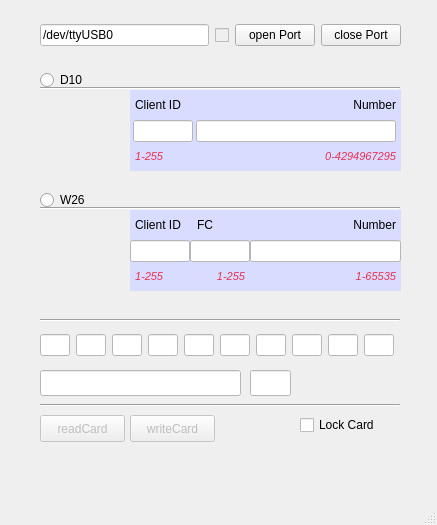
<?xml version="1.0" encoding="UTF-8"?>
<ui version="4.0">
 <class>d302reader</class>
 <widget class="QMainWindow" name="d302reader">
  <property name="geometry">
   <rect>
    <x>0</x>
    <y>0</y>
    <width>437</width>
    <height>525</height>
   </rect>
  </property>
  <property name="windowTitle">
   <string>D302 Reader</string>
  </property>
  <widget class="QWidget" name="centralwidget">
   <widget class="QWidget" name="horizontalLayoutWidget">
    <property name="geometry">
     <rect>
      <x>40</x>
      <y>20</y>
      <width>361</width>
      <height>31</height>
     </rect>
    </property>
    <layout class="QHBoxLayout" name="horizontalLayout">
     <item>
      <widget class="QLineEdit" name="text_port">
       <property name="styleSheet">
        <string notr="true">background: white;</string>
       </property>
       <property name="text">
        <string>/dev/ttyUSB0</string>
       </property>
      </widget>
     </item>
     <item>
      <widget class="QCheckBox" name="port_open_check">
       <property name="enabled">
        <bool>false</bool>
       </property>
       <property name="styleSheet">
        <string notr="true"/>
       </property>
       <property name="text">
        <string/>
       </property>
       <property name="checked">
        <bool>false</bool>
       </property>
      </widget>
     </item>
     <item>
      <widget class="QPushButton" name="btn_port_open">
       <property name="text">
        <string>open Port</string>
       </property>
       <attribute name="buttonGroup">
        <string notr="true">portButtonGroup</string>
       </attribute>
      </widget>
     </item>
     <item>
      <widget class="QPushButton" name="btn_port_close">
       <property name="text">
        <string>close Port</string>
       </property>
       <attribute name="buttonGroup">
        <string notr="true">portButtonGroup</string>
       </attribute>
      </widget>
     </item>
    </layout>
   </widget>
   <widget class="QPushButton" name="btn_card_read">
    <property name="enabled">
     <bool>false</bool>
    </property>
    <property name="geometry">
     <rect>
      <x>40</x>
      <y>415</y>
      <width>85</width>
      <height>27</height>
     </rect>
    </property>
    <property name="text">
     <string>readCard</string>
    </property>
   </widget>
   <widget class="QPushButton" name="btn_card_write">
    <property name="enabled">
     <bool>false</bool>
    </property>
    <property name="geometry">
     <rect>
      <x>130</x>
      <y>415</y>
      <width>85</width>
      <height>27</height>
     </rect>
    </property>
    <property name="text">
     <string>writeCard</string>
    </property>
   </widget>
   <widget class="QCheckBox" name="card_lock">
    <property name="geometry">
     <rect>
      <x>300</x>
      <y>415</y>
      <width>101</width>
      <height>20</height>
     </rect>
    </property>
    <property name="text">
     <string>Lock Card</string>
    </property>
   </widget>
   <widget class="QLineEdit" name="text_card_hex">
    <property name="enabled">
     <bool>true</bool>
    </property>
    <property name="geometry">
     <rect>
      <x>40</x>
      <y>370</y>
      <width>201</width>
      <height>26</height>
     </rect>
    </property>
    <property name="layoutDirection">
     <enum>Qt::RightToLeft</enum>
    </property>
    <property name="styleSheet">
     <string notr="true">background: white;</string>
    </property>
    <property name="alignment">
     <set>Qt::AlignJustify|Qt::AlignVCenter</set>
    </property>
    <property name="readOnly">
     <bool>false</bool>
    </property>
    <property name="placeholderText">
     <string notr="true"/>
    </property>
   </widget>
   <widget class="QTextEdit" name="message_box">
    <property name="enabled">
     <bool>false</bool>
    </property>
    <property name="geometry">
     <rect>
      <x>40</x>
      <y>450</y>
      <width>361</width>
      <height>41</height>
     </rect>
    </property>
    <property name="styleSheet">
     <string notr="true">background: transparent; color:red;</string>
    </property>
   </widget>
   <widget class="QWidget" name="horizontalLayoutWidget_3">
    <property name="enabled">
     <bool>false</bool>
    </property>
    <property name="geometry">
     <rect>
      <x>40</x>
      <y>330</y>
      <width>361</width>
      <height>31</height>
     </rect>
    </property>
    <layout class="QHBoxLayout" name="horizontalLayout_9">
     <item>
      <widget class="QLineEdit" name="text_card_hex_0">
       <property name="enabled">
        <bool>false</bool>
       </property>
       <property name="maximumSize">
        <size>
         <width>30</width>
         <height>16777215</height>
        </size>
       </property>
       <property name="styleSheet">
        <string notr="true">background: white; color: blue;</string>
       </property>
       <property name="alignment">
        <set>Qt::AlignCenter</set>
       </property>
       <property name="readOnly">
        <bool>true</bool>
       </property>
       <property name="placeholderText">
        <string notr="true"/>
       </property>
      </widget>
     </item>
     <item>
      <widget class="QLineEdit" name="text_card_hex_1">
       <property name="enabled">
        <bool>false</bool>
       </property>
       <property name="maximumSize">
        <size>
         <width>30</width>
         <height>16777215</height>
        </size>
       </property>
       <property name="styleSheet">
        <string notr="true">background: white; color: blue;</string>
       </property>
       <property name="alignment">
        <set>Qt::AlignCenter</set>
       </property>
       <property name="readOnly">
        <bool>true</bool>
       </property>
       <property name="placeholderText">
        <string notr="true"/>
       </property>
      </widget>
     </item>
     <item>
      <widget class="QLineEdit" name="text_card_hex_2">
       <property name="enabled">
        <bool>false</bool>
       </property>
       <property name="maximumSize">
        <size>
         <width>30</width>
         <height>16777215</height>
        </size>
       </property>
       <property name="styleSheet">
        <string notr="true">background: white; color: blue;</string>
       </property>
       <property name="alignment">
        <set>Qt::AlignCenter</set>
       </property>
       <property name="readOnly">
        <bool>true</bool>
       </property>
       <property name="placeholderText">
        <string notr="true"/>
       </property>
      </widget>
     </item>
     <item>
      <widget class="QLineEdit" name="text_card_hex_3">
       <property name="enabled">
        <bool>false</bool>
       </property>
       <property name="maximumSize">
        <size>
         <width>30</width>
         <height>16777215</height>
        </size>
       </property>
       <property name="styleSheet">
        <string notr="true">background: white; color: blue;</string>
       </property>
       <property name="alignment">
        <set>Qt::AlignCenter</set>
       </property>
       <property name="readOnly">
        <bool>true</bool>
       </property>
       <property name="placeholderText">
        <string notr="true"/>
       </property>
      </widget>
     </item>
     <item>
      <widget class="QLineEdit" name="text_card_hex_4">
       <property name="enabled">
        <bool>false</bool>
       </property>
       <property name="maximumSize">
        <size>
         <width>30</width>
         <height>16777215</height>
        </size>
       </property>
       <property name="styleSheet">
        <string notr="true">background: white; color: blue;</string>
       </property>
       <property name="alignment">
        <set>Qt::AlignCenter</set>
       </property>
       <property name="readOnly">
        <bool>true</bool>
       </property>
       <property name="placeholderText">
        <string notr="true"/>
       </property>
      </widget>
     </item>
     <item>
      <widget class="QLineEdit" name="text_card_hex_5">
       <property name="enabled">
        <bool>false</bool>
       </property>
       <property name="maximumSize">
        <size>
         <width>30</width>
         <height>16777215</height>
        </size>
       </property>
       <property name="styleSheet">
        <string notr="true">background: white; color: blue;</string>
       </property>
       <property name="alignment">
        <set>Qt::AlignCenter</set>
       </property>
       <property name="readOnly">
        <bool>true</bool>
       </property>
       <property name="placeholderText">
        <string notr="true"/>
       </property>
      </widget>
     </item>
     <item>
      <widget class="QLineEdit" name="text_card_hex_7">
       <property name="enabled">
        <bool>false</bool>
       </property>
       <property name="maximumSize">
        <size>
         <width>30</width>
         <height>16777215</height>
        </size>
       </property>
       <property name="styleSheet">
        <string notr="true">background: white; color: blue;</string>
       </property>
       <property name="alignment">
        <set>Qt::AlignCenter</set>
       </property>
       <property name="readOnly">
        <bool>true</bool>
       </property>
       <property name="placeholderText">
        <string notr="true"/>
       </property>
      </widget>
     </item>
     <item>
      <widget class="QLineEdit" name="text_card_hex_6">
       <property name="enabled">
        <bool>false</bool>
       </property>
       <property name="maximumSize">
        <size>
         <width>30</width>
         <height>16777215</height>
        </size>
       </property>
       <property name="styleSheet">
        <string notr="true">background: white; color: blue;</string>
       </property>
       <property name="alignment">
        <set>Qt::AlignCenter</set>
       </property>
       <property name="readOnly">
        <bool>true</bool>
       </property>
       <property name="placeholderText">
        <string notr="true"/>
       </property>
      </widget>
     </item>
     <item>
      <widget class="QLineEdit" name="text_card_hex_8">
       <property name="enabled">
        <bool>false</bool>
       </property>
       <property name="maximumSize">
        <size>
         <width>30</width>
         <height>16777215</height>
        </size>
       </property>
       <property name="styleSheet">
        <string notr="true">background: white; color: blue;</string>
       </property>
       <property name="alignment">
        <set>Qt::AlignCenter</set>
       </property>
       <property name="readOnly">
        <bool>true</bool>
       </property>
       <property name="placeholderText">
        <string notr="true"/>
       </property>
      </widget>
     </item>
     <item>
      <widget class="QLineEdit" name="text_card_hex_9">
       <property name="enabled">
        <bool>false</bool>
       </property>
       <property name="maximumSize">
        <size>
         <width>30</width>
         <height>16777215</height>
        </size>
       </property>
       <property name="styleSheet">
        <string notr="true">background: white; color: blue;</string>
       </property>
       <property name="alignment">
        <set>Qt::AlignCenter</set>
       </property>
       <property name="readOnly">
        <bool>true</bool>
       </property>
       <property name="placeholderText">
        <string notr="true"/>
       </property>
      </widget>
     </item>
    </layout>
   </widget>
   <widget class="QLineEdit" name="text_card_hex_checksum">
    <property name="enabled">
     <bool>false</bool>
    </property>
    <property name="geometry">
     <rect>
      <x>250</x>
      <y>370</y>
      <width>41</width>
      <height>26</height>
     </rect>
    </property>
    <property name="styleSheet">
     <string notr="true">background: white;</string>
    </property>
    <property name="alignment">
     <set>Qt::AlignJustify|Qt::AlignVCenter</set>
    </property>
    <property name="readOnly">
     <bool>true</bool>
    </property>
    <property name="placeholderText">
     <string notr="true"/>
    </property>
   </widget>
   <widget class="QGroupBox" name="d10_group">
    <property name="enabled">
     <bool>true</bool>
    </property>
    <property name="geometry">
     <rect>
      <x>130</x>
      <y>90</y>
      <width>271</width>
      <height>81</height>
     </rect>
    </property>
    <property name="autoFillBackground">
     <bool>false</bool>
    </property>
    <property name="styleSheet">
     <string notr="true">background: #D8DCFF;</string>
    </property>
    <property name="title">
     <string/>
    </property>
    <property name="flat">
     <bool>false</bool>
    </property>
    <property name="checkable">
     <bool>false</bool>
    </property>
    <widget class="QWidget" name="layoutWidget">
     <property name="geometry">
      <rect>
       <x>0</x>
       <y>0</y>
       <width>271</width>
       <height>81</height>
      </rect>
     </property>
     <layout class="QVBoxLayout" name="verticalLayout_2">
      <property name="spacing">
       <number>0</number>
      </property>
      <item>
       <layout class="QHBoxLayout" name="horizontalLayout_4">
        <property name="leftMargin">
         <number>5</number>
        </property>
        <property name="rightMargin">
         <number>5</number>
        </property>
        <item>
         <widget class="QLabel" name="label_2">
          <property name="maximumSize">
           <size>
            <width>62</width>
            <height>16777215</height>
           </size>
          </property>
          <property name="layoutDirection">
           <enum>Qt::LeftToRight</enum>
          </property>
          <property name="styleSheet">
           <string/>
          </property>
          <property name="frameShape">
           <enum>QFrame::NoFrame</enum>
          </property>
          <property name="frameShadow">
           <enum>QFrame::Plain</enum>
          </property>
          <property name="lineWidth">
           <number>1</number>
          </property>
          <property name="text">
           <string>Client ID</string>
          </property>
         </widget>
        </item>
        <item>
         <widget class="QLabel" name="label_4">
          <property name="maximumSize">
           <size>
            <width>200</width>
            <height>16777215</height>
           </size>
          </property>
          <property name="layoutDirection">
           <enum>Qt::LeftToRight</enum>
          </property>
          <property name="autoFillBackground">
           <bool>false</bool>
          </property>
          <property name="styleSheet">
           <string notr="true"/>
          </property>
          <property name="frameShape">
           <enum>QFrame::NoFrame</enum>
          </property>
          <property name="text">
           <string>Number</string>
          </property>
          <property name="alignment">
           <set>Qt::AlignRight|Qt::AlignTrailing|Qt::AlignVCenter</set>
          </property>
         </widget>
        </item>
       </layout>
      </item>
      <item>
       <layout class="QHBoxLayout" name="horizontalLayout_3">
        <item>
         <widget class="QLineEdit" name="text_d10_clientid">
          <property name="enabled">
           <bool>true</bool>
          </property>
          <property name="maximumSize">
           <size>
            <width>60</width>
            <height>16777215</height>
           </size>
          </property>
          <property name="layoutDirection">
           <enum>Qt::RightToLeft</enum>
          </property>
          <property name="styleSheet">
           <string notr="true">background: white;</string>
          </property>
          <property name="inputMask">
           <string/>
          </property>
          <property name="text">
           <string/>
          </property>
          <property name="maxLength">
           <number>10</number>
          </property>
          <property name="alignment">
           <set>Qt::AlignRight|Qt::AlignTrailing|Qt::AlignVCenter</set>
          </property>
         </widget>
        </item>
        <item>
         <widget class="QLineEdit" name="text_d10_numbers">
          <property name="enabled">
           <bool>true</bool>
          </property>
          <property name="maximumSize">
           <size>
            <width>200</width>
            <height>16777215</height>
           </size>
          </property>
          <property name="layoutDirection">
           <enum>Qt::RightToLeft</enum>
          </property>
          <property name="styleSheet">
           <string notr="true">background: white;</string>
          </property>
          <property name="inputMask">
           <string/>
          </property>
          <property name="text">
           <string/>
          </property>
          <property name="maxLength">
           <number>10</number>
          </property>
          <property name="alignment">
           <set>Qt::AlignRight|Qt::AlignTrailing|Qt::AlignVCenter</set>
          </property>
         </widget>
        </item>
       </layout>
      </item>
      <item>
       <layout class="QHBoxLayout" name="horizontalLayout_5">
        <property name="leftMargin">
         <number>5</number>
        </property>
        <property name="rightMargin">
         <number>5</number>
        </property>
        <item>
         <widget class="QLabel" name="label_3">
          <property name="maximumSize">
           <size>
            <width>67</width>
            <height>16777215</height>
           </size>
          </property>
          <property name="font">
           <font>
            <pointsize>8</pointsize>
            <italic>true</italic>
           </font>
          </property>
          <property name="styleSheet">
           <string notr="true">color: #E83151;</string>
          </property>
          <property name="frameShape">
           <enum>QFrame::NoFrame</enum>
          </property>
          <property name="text">
           <string>1-255</string>
          </property>
          <property name="wordWrap">
           <bool>false</bool>
          </property>
         </widget>
        </item>
        <item>
         <widget class="QLabel" name="label_5">
          <property name="maximumSize">
           <size>
            <width>200</width>
            <height>16777215</height>
           </size>
          </property>
          <property name="font">
           <font>
            <pointsize>8</pointsize>
            <italic>true</italic>
           </font>
          </property>
          <property name="layoutDirection">
           <enum>Qt::LeftToRight</enum>
          </property>
          <property name="styleSheet">
           <string notr="true">color: #E83151; </string>
          </property>
          <property name="frameShape">
           <enum>QFrame::NoFrame</enum>
          </property>
          <property name="text">
           <string>0-4294967295</string>
          </property>
          <property name="alignment">
           <set>Qt::AlignRight|Qt::AlignTrailing|Qt::AlignVCenter</set>
          </property>
          <property name="wordWrap">
           <bool>false</bool>
          </property>
         </widget>
        </item>
       </layout>
      </item>
     </layout>
    </widget>
   </widget>
   <widget class="QGroupBox" name="w26_group">
    <property name="enabled">
     <bool>true</bool>
    </property>
    <property name="geometry">
     <rect>
      <x>130</x>
      <y>210</y>
      <width>271</width>
      <height>81</height>
     </rect>
    </property>
    <property name="styleSheet">
     <string notr="true">background: #D8DCFF;</string>
    </property>
    <property name="title">
     <string/>
    </property>
    <widget class="QWidget" name="layoutWidget">
     <property name="geometry">
      <rect>
       <x>0</x>
       <y>0</y>
       <width>271</width>
       <height>81</height>
      </rect>
     </property>
     <layout class="QVBoxLayout" name="verticalLayout_3">
      <property name="spacing">
       <number>0</number>
      </property>
      <item>
       <layout class="QHBoxLayout" name="horizontalLayout_6">
        <property name="leftMargin">
         <number>5</number>
        </property>
        <property name="topMargin">
         <number>0</number>
        </property>
        <property name="rightMargin">
         <number>5</number>
        </property>
        <item>
         <widget class="QLabel" name="label_6">
          <property name="maximumSize">
           <size>
            <width>62</width>
            <height>16777215</height>
           </size>
          </property>
          <property name="styleSheet">
           <string/>
          </property>
          <property name="text">
           <string>Client ID</string>
          </property>
         </widget>
        </item>
        <item>
         <widget class="QLabel" name="label_7">
          <property name="maximumSize">
           <size>
            <width>62</width>
            <height>16777215</height>
           </size>
          </property>
          <property name="layoutDirection">
           <enum>Qt::LeftToRight</enum>
          </property>
          <property name="styleSheet">
           <string/>
          </property>
          <property name="text">
           <string>FC</string>
          </property>
         </widget>
        </item>
        <item>
         <widget class="QLabel" name="label_11">
          <property name="layoutDirection">
           <enum>Qt::LeftToRight</enum>
          </property>
          <property name="autoFillBackground">
           <bool>false</bool>
          </property>
          <property name="styleSheet">
           <string notr="true"/>
          </property>
          <property name="text">
           <string>Number</string>
          </property>
          <property name="alignment">
           <set>Qt::AlignRight|Qt::AlignTrailing|Qt::AlignVCenter</set>
          </property>
         </widget>
        </item>
       </layout>
      </item>
      <item>
       <layout class="QHBoxLayout" name="horizontalLayout_7">
        <item>
         <widget class="QLineEdit" name="text_w26_clientid">
          <property name="enabled">
           <bool>true</bool>
          </property>
          <property name="maximumSize">
           <size>
            <width>60</width>
            <height>16777215</height>
           </size>
          </property>
          <property name="layoutDirection">
           <enum>Qt::RightToLeft</enum>
          </property>
          <property name="styleSheet">
           <string notr="true">background: white;</string>
          </property>
          <property name="inputMask">
           <string extracomment="000"/>
          </property>
          <property name="text">
           <string/>
          </property>
          <property name="maxLength">
           <number>3</number>
          </property>
          <property name="alignment">
           <set>Qt::AlignRight|Qt::AlignTrailing|Qt::AlignVCenter</set>
          </property>
         </widget>
        </item>
        <item>
         <widget class="QLineEdit" name="text_w26_fc">
          <property name="enabled">
           <bool>true</bool>
          </property>
          <property name="maximumSize">
           <size>
            <width>60</width>
            <height>16777215</height>
           </size>
          </property>
          <property name="layoutDirection">
           <enum>Qt::RightToLeft</enum>
          </property>
          <property name="styleSheet">
           <string notr="true">background: white;</string>
          </property>
          <property name="inputMask">
           <string/>
          </property>
          <property name="text">
           <string/>
          </property>
          <property name="maxLength">
           <number>3</number>
          </property>
          <property name="alignment">
           <set>Qt::AlignRight|Qt::AlignTrailing|Qt::AlignVCenter</set>
          </property>
         </widget>
        </item>
        <item>
         <widget class="QLineEdit" name="text_w26_numbers">
          <property name="enabled">
           <bool>true</bool>
          </property>
          <property name="layoutDirection">
           <enum>Qt::RightToLeft</enum>
          </property>
          <property name="styleSheet">
           <string notr="true">background: white;</string>
          </property>
          <property name="inputMask">
           <string/>
          </property>
          <property name="text">
           <string/>
          </property>
          <property name="maxLength">
           <number>5</number>
          </property>
          <property name="alignment">
           <set>Qt::AlignRight|Qt::AlignTrailing|Qt::AlignVCenter</set>
          </property>
         </widget>
        </item>
       </layout>
      </item>
      <item>
       <layout class="QHBoxLayout" name="horizontalLayout_8">
        <property name="spacing">
         <number>0</number>
        </property>
        <property name="leftMargin">
         <number>5</number>
        </property>
        <property name="rightMargin">
         <number>5</number>
        </property>
        <item>
         <widget class="QLabel" name="label_9">
          <property name="maximumSize">
           <size>
            <width>55</width>
            <height>16777215</height>
           </size>
          </property>
          <property name="font">
           <font>
            <pointsize>8</pointsize>
            <italic>true</italic>
           </font>
          </property>
          <property name="styleSheet">
           <string notr="true">color: #E83151;</string>
          </property>
          <property name="text">
           <string>1-255</string>
          </property>
          <property name="wordWrap">
           <bool>false</bool>
          </property>
         </widget>
        </item>
        <item>
         <widget class="QLabel" name="label_10">
          <property name="maximumSize">
           <size>
            <width>55</width>
            <height>16777215</height>
           </size>
          </property>
          <property name="font">
           <font>
            <pointsize>8</pointsize>
            <italic>true</italic>
           </font>
          </property>
          <property name="layoutDirection">
           <enum>Qt::LeftToRight</enum>
          </property>
          <property name="styleSheet">
           <string notr="true">color: #E83151;</string>
          </property>
          <property name="text">
           <string>1-255</string>
          </property>
          <property name="alignment">
           <set>Qt::AlignRight|Qt::AlignTrailing|Qt::AlignVCenter</set>
          </property>
          <property name="wordWrap">
           <bool>false</bool>
          </property>
         </widget>
        </item>
        <item>
         <widget class="QLabel" name="label_12">
          <property name="font">
           <font>
            <pointsize>8</pointsize>
            <italic>true</italic>
           </font>
          </property>
          <property name="layoutDirection">
           <enum>Qt::LeftToRight</enum>
          </property>
          <property name="styleSheet">
           <string notr="true">color: #E83151; </string>
          </property>
          <property name="text">
           <string>1-65535</string>
          </property>
          <property name="alignment">
           <set>Qt::AlignRight|Qt::AlignTrailing|Qt::AlignVCenter</set>
          </property>
          <property name="wordWrap">
           <bool>false</bool>
          </property>
         </widget>
        </item>
       </layout>
      </item>
     </layout>
    </widget>
   </widget>
   <widget class="QRadioButton" name="btn_radio_w26">
    <property name="geometry">
     <rect>
      <x>40</x>
      <y>190</y>
      <width>96</width>
      <height>20</height>
     </rect>
    </property>
    <property name="text">
     <string>W26 </string>
    </property>
    <attribute name="buttonGroup">
     <string notr="true">radioButtonGroup</string>
    </attribute>
   </widget>
   <widget class="QRadioButton" name="btn_radio_d10">
    <property name="geometry">
     <rect>
      <x>40</x>
      <y>70</y>
      <width>91</width>
      <height>20</height>
     </rect>
    </property>
    <property name="text">
     <string>D10</string>
    </property>
    <attribute name="buttonGroup">
     <string notr="true">radioButtonGroup</string>
    </attribute>
   </widget>
   <widget class="Line" name="line">
    <property name="geometry">
     <rect>
      <x>40</x>
      <y>200</y>
      <width>360</width>
      <height>16</height>
     </rect>
    </property>
    <property name="orientation">
     <enum>Qt::Horizontal</enum>
    </property>
   </widget>
   <widget class="Line" name="line_2">
    <property name="geometry">
     <rect>
      <x>40</x>
      <y>395</y>
      <width>360</width>
      <height>20</height>
     </rect>
    </property>
    <property name="orientation">
     <enum>Qt::Horizontal</enum>
    </property>
   </widget>
   <widget class="Line" name="line_3">
    <property name="geometry">
     <rect>
      <x>40</x>
      <y>80</y>
      <width>360</width>
      <height>16</height>
     </rect>
    </property>
    <property name="orientation">
     <enum>Qt::Horizontal</enum>
    </property>
   </widget>
   <widget class="Line" name="line_4">
    <property name="geometry">
     <rect>
      <x>40</x>
      <y>310</y>
      <width>360</width>
      <height>20</height>
     </rect>
    </property>
    <property name="orientation">
     <enum>Qt::Horizontal</enum>
    </property>
   </widget>
  </widget>
  <widget class="QStatusBar" name="statusbar"/>
 </widget>
 <tabstops>
  <tabstop>text_port</tabstop>
  <tabstop>btn_port_open</tabstop>
  <tabstop>btn_port_close</tabstop>
  <tabstop>text_w26_clientid</tabstop>
  <tabstop>text_w26_fc</tabstop>
  <tabstop>text_w26_numbers</tabstop>
  <tabstop>btn_card_read</tabstop>
  <tabstop>btn_card_write</tabstop>
  <tabstop>text_card_hex</tabstop>
  <tabstop>card_lock</tabstop>
  <tabstop>text_card_hex_0</tabstop>
  <tabstop>text_card_hex_1</tabstop>
  <tabstop>text_card_hex_2</tabstop>
  <tabstop>text_card_hex_3</tabstop>
  <tabstop>text_card_hex_4</tabstop>
  <tabstop>text_card_hex_5</tabstop>
  <tabstop>text_card_hex_7</tabstop>
  <tabstop>text_card_hex_6</tabstop>
  <tabstop>text_card_hex_8</tabstop>
  <tabstop>text_card_hex_9</tabstop>
  <tabstop>port_open_check</tabstop>
  <tabstop>message_box</tabstop>
 </tabstops>
 <resources/>
 <connections/>
 <buttongroups>
  <buttongroup name="radioButtonGroup"/>
  <buttongroup name="portButtonGroup"/>
 </buttongroups>
</ui>
